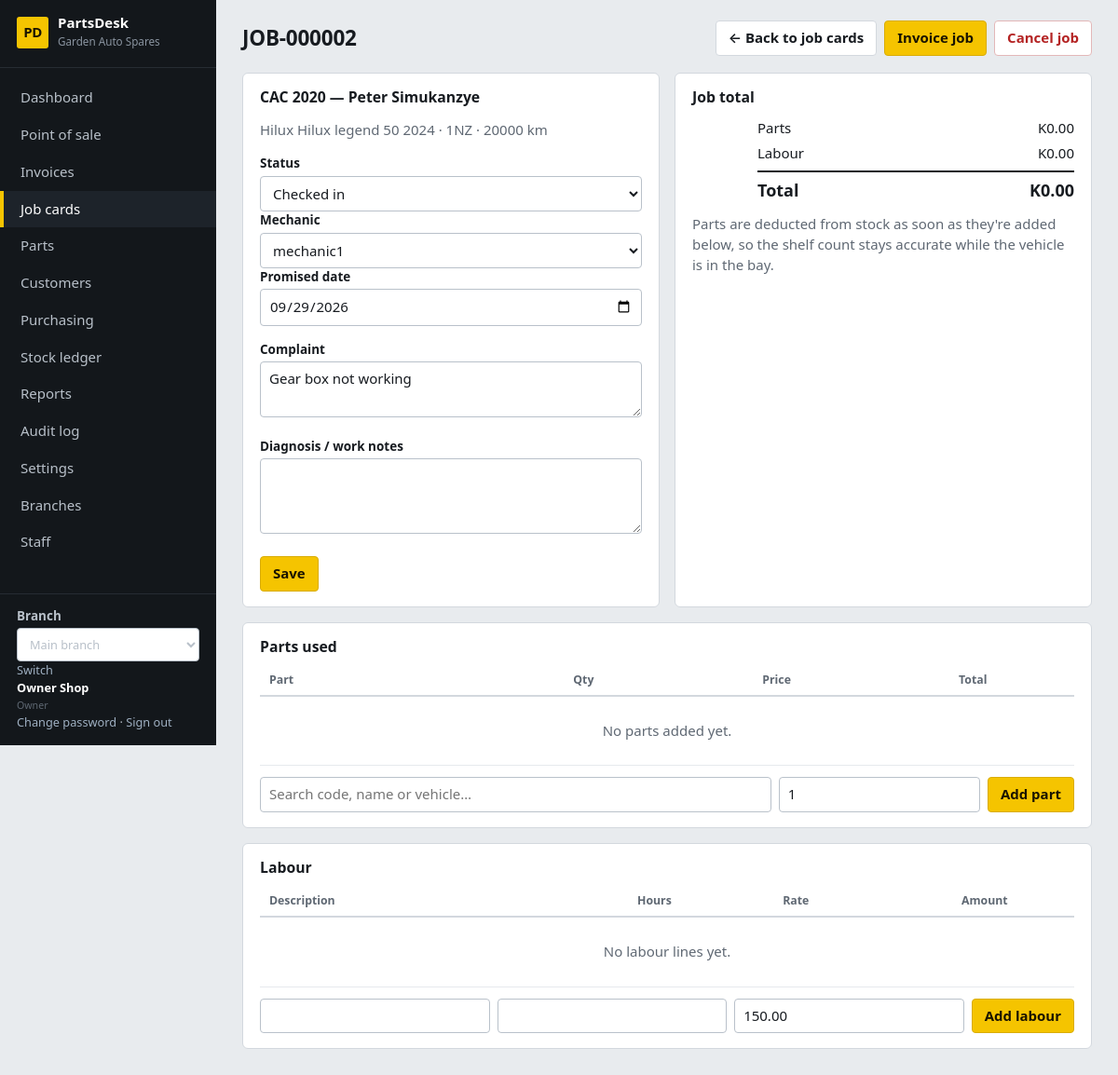
/workshop/2/ (signed in), run on the app's committed database.
### core/models.py (models this page shows, shortened)
class ShopSettings(TrackedModel):
    tenant = models.OneToOneField(Tenant, on_delete=models.CASCADE, related_name="settings")
    shop_name = models.CharField(max_length=120, default="My Spare Parts Shop")
    address = models.TextField(blank=True)
    phone = models.CharField(max_length=60, blank=True)
    email = models.EmailField(blank=True)
    tax_id = models.CharField("Tax / TPIN number", max_length=60, blank=True)
    currency_symbol = models.CharField(max_length=8, default="$")
    tax_name = models.CharField(max_length=20, default="VAT")
    tax_rate = models.DecimalField("Tax rate %", max_digits=5, decimal_places=2, default=Decimal("0"))
    prices_include_tax = models.BooleanField(default=True, help_text="Untick if prices are entered before tax.")
    counter_max_discount = models.DecimalField(
        "Max discount % for counter staff", max_digits=5, decimal_places=2, default=Decimal("10"),
        help_text="Managers and the owner can exceed this.")
    default_labour_rate = models.DecimalField("Default labour rate per hour", max_digits=10, decimal_places=2, default=Decimal("0"))
    invoice_footer = models.CharField(max_length=200, blank=True, default="Thank you for your business.")
    class Meta:
        verbose_name_plural = "shop settings"
    @classmethod
    def get(cls, tenant):
        obj, _ = cls.objects.get_or_create(tenant=tenant)
        return obj

class User(AbstractUser):
    class Role(models.TextChoices):
        OWNER = "owner", "Owner"
        MANAGER = "manager", "Manager"
        COUNTER = "counter", "Counter sales"
        MECHANIC = "mechanic", "Mechanic"
        STOREKEEPER = "storekeeper", "Storekeeper"
    role = models.CharField(max_length=20, choices=Role.choices, default=Role.COUNTER)
    tenant = models.ForeignKey(Tenant, null=True, blank=True, on_delete=models.PROTECT, related_name="users")
    branches = models.ManyToManyField(Branch, blank=True, related_name="staff")
    @property
    def display_name(self):
        return self.get_full_name() or self.username

### workshop/models.py (models this page shows, shortened)
class JobCard(TrackedModel):
    branch = models.ForeignKey(Branch, on_delete=models.PROTECT)
    class Status(models.TextChoices):
        OPEN = "open", "Checked in"
        DIAGNOSING = "diagnosing", "Diagnosing"
        AWAITING_PARTS = "awaiting_parts", "Awaiting parts"
        IN_PROGRESS = "in_progress", "In progress"
        READY = "ready", "Ready for pickup"
        INVOICED = "invoiced", "Invoiced"
        CANCELLED = "cancelled", "Cancelled"
    number = models.CharField(max_length=20)
    customer = models.ForeignKey(Customer, on_delete=models.PROTECT, related_name="jobs")
    vehicle = models.ForeignKey(CustomerVehicle, on_delete=models.PROTECT)
    status = models.CharField(max_length=20, choices=Status.choices, default=Status.OPEN)
    complaint = models.TextField("Customer's complaint / work requested")
    diagnosis = models.TextField("Diagnosis / work notes", blank=True)
    odometer = models.PositiveIntegerField("Odometer (km)", null=True, blank=True)
    assigned_to = models.ForeignKey(settings.AUTH_USER_MODEL, null=True, blank=True, on_delete=models.SET_NULL,
                                    related_name="assigned_jobs", verbose_name="Mechanic")
    promised_date = models.DateField(null=True, blank=True)
    invoice = models.OneToOneField(Sale, null=True, blank=True, on_delete=models.SET_NULL, related_name="job")
    created_by = models.ForeignKey(settings.AUTH_USER_MODEL, null=True, on_delete=models.SET_NULL, related_name="+")
    created_at = models.DateTimeField(default=timezone.now)
    updated_at = models.DateTimeField(auto_now=True)
    class Meta:
        ordering = ["-created_at"]
        constraints = [models.UniqueConstraint(fields=["branch", "number"], name="job_branch_number")]
    @property
    def is_locked(self):
        return self.status in (self.Status.INVOICED, self.Status.CANCELLED)
    @property
    def parts_total(self):
        return q2(sum((p.line_total for p in self.parts.all()), Decimal("0")))
    @property
    def labour_total(self):
        return q2(sum((l.amount for l in self.labour.all()), Decimal("0")))
    @property
    def total(self):
        return self.parts_total + self.labour_total

### sales/models.py (models this page shows, shortened)
class CustomerVehicle(TrackedModel):
    customer = models.ForeignKey(Customer, on_delete=models.CASCADE, related_name="vehicles")
    reg_number = models.CharField("Registration / plate", max_length=20)
    make = models.CharField(max_length=60)
    model = models.CharField(max_length=60)
    year = models.PositiveSmallIntegerField(null=True, blank=True)
    engine = models.CharField(max_length=60, blank=True)
    vin = models.CharField("VIN / chassis no.", max_length=40, blank=True)
    notes = models.CharField(max_length=200, blank=True)
    class Meta:
        ordering = ["reg_number"]

class Customer(TrackedModel):
    tenant = models.ForeignKey(Tenant, on_delete=models.PROTECT)
    class Type(models.TextChoices):
        RETAIL = "retail", "Retail"
        TRADE = "trade", "Trade (garage / mechanic)"
    name = models.CharField(max_length=120)
    phone = models.CharField(max_length=60, blank=True)
    email = models.EmailField(blank=True)
    address = models.TextField(blank=True)
    customer_type = models.CharField(max_length=10, choices=Type.choices, default=Type.RETAIL)
    credit_limit = models.DecimalField(max_digits=12, decimal_places=2, default=Decimal("0"),
                                       help_text="0 = no credit. Above 0 lets them buy on account up to this amount.")
    notes = models.TextField(blank=True)
    is_active = models.BooleanField(default=True)
    created_at = models.DateTimeField(auto_now_add=True)
    class Meta:
        ordering = ["name"]

### workshop/views.py (the view)
# urls.py: path("<int:pk>/", views.job_detail, name="job_detail"),
@role_required(FRONT)
def job_detail(request, pk):
    job = get_object_or_404(JobCard.objects.select_related("customer", "vehicle", "assigned_to", "invoice"), pk=pk, branch=request.branch)
    if request.method == "POST":  # job details form
        form = JobUpdateForm(request.POST, instance=job, tenant=request.tenant, branch=request.branch)
        if not job.is_locked and form.is_valid():
            form.save()
            messages.success(request, "Job updated.")
            return redirect(job)
    else:
        form = JobUpdateForm(instance=job, tenant=request.tenant, branch=request.branch)
    cfg = ShopSettings.get(request.tenant)
    return render(request, "workshop/job_detail.html", {
        "page_title": job.number, "job": job, "form": form, "parts": job.parts.select_related("part"),
        "labour": job.labour.all(), "part_form": JobPartForm(tenant=request.tenant), "labour_form": JobLabourForm(initial={"rate": cfg.default_labour_rate}),
        "invoice_form": JobInvoiceForm(), "can_invoice": request.user.role in SALES})

### templates/workshop/job_detail.html (shortened to what this page needs)
{% extends "base.html" %}
{% load ui %}
{% block actions %}
  {% if not job.is_locked %}
    {% if can_invoice %}
      <button
        type="button"
        class="btn primary"
        onclick="document.getElementById('inv').showModal()"
      >
        Invoice job
      </button>
    <form
      method="post"
      action="{% url 'job_cancel' job.pk %}"
      data-confirm="Cancel this job card? Any issued parts will be returned to stock."
    >
      <button type="submit" class="btn danger">Cancel job</button>
    </form>
    {% endif %}
  {% endif %}
{% endblock %}
{% block content %}
  <div class="grid2">
    <section class="card">
      <h2>{{ job.vehicle.reg_number }} — {{ job.customer.name }}</h2>
      <p class="muted">
        {{ job.vehicle.make }}
        {{ job.vehicle.model }}
        {{ job.vehicle.year|default:"" }}
        {% if job.vehicle.engine %}
          · {{ job.vehicle.engine }}
        {% endif %}
        {% if job.odometer %}
          · {{ job.odometer }} km
        {% endif %}
      </p>
      {% if job.is_locked %}
        <p>
          <strong>Complaint:</strong>
          {{ job.complaint|linebreaksbr }}
        </p>
        {% if job.diagnosis %}
          <p>
            <strong>Diagnosis:</strong>
            {{ job.diagnosis|linebreaksbr }}
          </p>
        {% endif %}
        <p>
          <span class="badge {{ job.status|status_class }}">
            {{ job.get_status_display }}
          </span>
          {% if job.invoice %}
            ·
            <a href="{{ job.invoice.get_absolute_url }}">
              Invoice {{ job.invoice.number }}
            </a>
          {% endif %}
        </p>
      {% else %}
        <form method="post" class="stack">
          <div class="fields">
            <div class="field">
              <label for="id_status">Status</label>
              {{ form.status }}
            </div>
            <div class="field">
              <label for="id_assigned_to">Mechanic</label>
              {{ form.assigned_to }}
            </div>
            <div class="field">
              <label for="id_promised_date">Promised date</label>
              {{ form.promised_date }}
            </div>
          </div>
          <div class="field">
            <label for="id_complaint">Complaint</label>
            {{ form.complaint }}
          </div>
          <div class="field">
            <label for="id_diagnosis">Diagnosis / work notes</label>
            {{ form.diagnosis }}
          </div>
          <div class="btns">
            <button type="submit" class="btn primary">Save</button>
          </div>
        </form>
      {% endif %}
    </section>
    <section class="card">
      <h2>Job total</h2>
      <div class="sum">
        <div>
          <span>Parts</span>
          <span>{% money job.parts_total %}</span>
        </div>
        <div>
          <span>Labour</span>
          <span>{% money job.labour_total %}</span>
        </div>
        <div class="total">
          <span>Total</span>
          <span>{% money job.total %}</span>
        </div>
      </div>
      <p class="muted" style="margin-top:10px">
        Parts are deducted from stock as soon as they're added below,
        so the shelf count stays accurate while the vehicle is in the bay.
      </p>
    </section>
  </div>
  <section class="card">
    <h2>Parts used</h2>
    <table>
      <thead>
        <tr>
          <th>Part</th>
          <th class="num">Qty</th>
          <th class="num">Price</th>
          <th class="num">Total</th>
          {% if not job.is_locked %}
            <th></th>
          {% endif %}
        </tr>
      </thead>
      <tbody>
        {% for p in parts %}
          <tr>
            <td>
              {{ p.part.name }}
              <br>
              <small class="mono">{{ p.part.sku }}</small>
            </td>
            <td class="num">{{ p.quantity|qty }}</td>
            <td class="num">{% money p.unit_price %}</td>
            <td class="num">{% money p.line_total %}</td>
            {% if not job.is_locked %}
              <td class="num">
                <form
                  method="post"
                  action="{% url 'job_remove_part' job.pk p.pk %}"
                  style="display:inline"
                >
                  {% csrf_token %}
                  <button type="submit" class="btn sm danger">
                    Remove
                  </button>
                </form>
              </td>
            {% endif %}
          </tr>
        {% empty %}
          <tr>
            <td
              colspan="{% if job.is_locked %}4{% else %}5{% endif %}"
              class="empty"
            >
              No parts added yet.
            </td>
          </tr>
        {% endfor %}
      </tbody>
    </table>
    {% if not job.is_locked %}
      <form
        method="post"
        action="{% url 'job_add_part' job.pk %}"
        class="inline"
        style="margin-top:12px"
      >
        <div style="flex:3 1 260px">
          {% include "partials/picker.html" with kind="part" url="/catalog/api/search/" field=part_form.part placeholder="Search code, name or vehicle…" %}
        </div>
        {{ part_form.quantity }}
        <button type="submit" class="btn primary fit">
          Add part
        </button>
      </form>
    {% endif %}
  </section>
  <section class="card">
    <h2>Labour</h2>
    <table>
      <thead>
        <tr>
          <th>Description</th>
          <th class="num">Hours</th>
          <th class="num">Rate</th>
          <th class="num">Amount</th>
          {% if not job.is_locked %}
            <th></th>
          {% endif %}
        </tr>
      </thead>
      <tbody>
        {% for l in labour %}
          <tr>
            <td>{{ l.description }}</td>
            <td class="num">{{ l.hours|qty }}</td>
            <td class="num">{% money l.rate %}</td>
            <td class="num">{% money l.amount %}</td>
            {% if not job.is_locked %}
              <td class="num">
                <form
                  method="post"
                  action="{% url 'job_remove_labour' job.pk l.pk %}"
                  style="display:inline"
                >
                  {% csrf_token %}
                  <button type="submit" class="btn sm danger">
                    Remove
                  </button>
                </form>
              </td>
            {% endif %}
          </tr>
        {% empty %}
          <tr>
            <td
              colspan="{% if job.is_locked %}4{% else %}5{% endif %}"
              class="empty"
            >
              No labour lines yet.
            </td>
          </tr>
        {% endfor %}
      </tbody>
    </table>
    {% if not job.is_locked %}
      <form
        method="post"
        action="{% url 'job_add_labour' job.pk %}"
        class="inline"
        style="margin-top:12px"
      >
        {{ labour_form.description }}
        {{ labour_form.hours }}
        {{ labour_form.rate }}
        <button type="submit" class="btn primary fit">
          Add labour
        </button>
      </form>
    {% endif %}
  </section>
{% endblock %}

### templates/base.html (shortened to what this page needs)
{% load static ui %}<!doctype html>
<html lang="en">
<head>
<link rel="stylesheet" href="{% static 'css/app.css' %}">
</head>
<body data-print-log-url="{% url 'log_print_request' %}" {% if auto_print %}data-autoprint="1"{% endif %}>
<div class="app">
  <aside class="side no-print">
    <div class="brand"><span class="brand-mark">PD</span><div><strong>PartsDesk</strong><small>{{ shop.shop_name }}</small></div></div>
    <nav>{% for item in nav %}<a href="{{ item.url }}" class="{% if item.active %}on{% endif %}">{{ item.label }}</a>{% endfor %}</nav>
    <div class="who">
      {% if branches %}<form method="post" action="{% url 'switch_branch' %}">{% csrf_token %}
      <label for="branch-select">Branch</label><select id="branch-select" name="branch_id" onchange="this.form.submit()">
      {% for b in branches %}<option value="{{ b.pk }}" {% if b.pk == active_branch.pk %}selected{% endif %}>{{ b.name }}</option>{% endfor %}
      </select><button type="submit">Switch</button></form>{% endif %}
      <strong>{{ user.display_name }}</strong><small>{{ user.get_role_display }}</small><br>
      <a href="{% url 'password_change' %}">Change password</a> ·
      <form method="post" action="{% url 'logout' %}">{% csrf_token %}<button type="submit">Sign out</button></form>
    </div>
  </aside>
  <main class="main">
    <header class="top"><h1>{% block page_heading %}{{ page_title }}{% endblock %}</h1><div class="actions">{% page_back_link as back %}{% if back %}<a class="btn no-print" href="{{ back.url }}" aria-label="{{ back.label }}">&larr; {{ back.label }}</a>{% endif %}{% block actions %}{% endblock %}</div></header>
    {% block content %}{% endblock %}
  </main>
</div>
</body>
</html>

### data on the page
ShopSettings: shop_name "Garden Auto Spares"
User: display_name "Owner Shop", role "Owner"
JobCard: number "JOB-000002", vehicle.reg_number "CAC 2020", customer.name "Peter Simukanzye", vehicle.make "Hilux", vehicle.model "Hilux legend 50", vehicle.year "2024", vehicle.engine "1NZ", odometer "20000", status "Checked in", assigned_to "mechanic1", promised_date "09/29/2026", complaint "Gear box not working", id.currency_symbol "K0.00"

### other printed values
{{ item.label }} "Dashboard" "Point of sale" "Invoices" "Job cards" "Parts" "Customers" "Purchasing" "Stock ledger" "Reports" "Audit log" "Settings" "Branches" "Staff"
{{ back.label }} "Back to job cards"
form field branch_id "Main branch"
